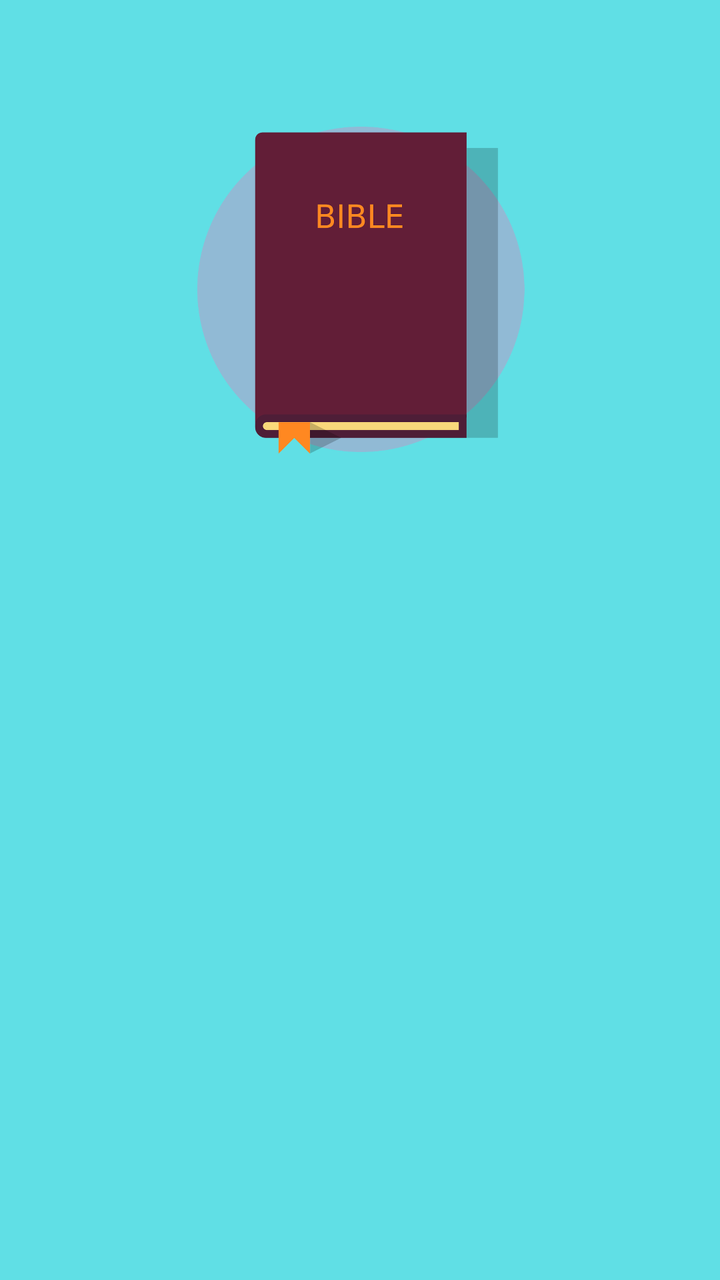
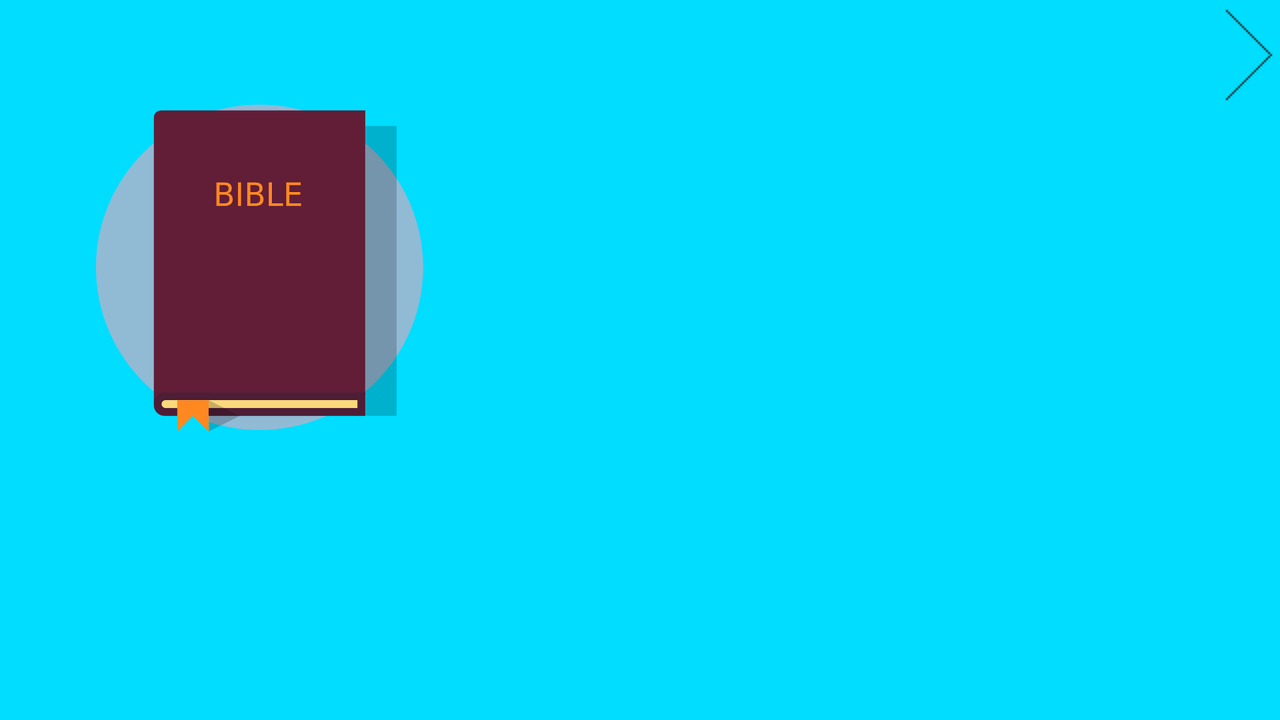

The same Android screen from two of the app's own layout files: first res/layout/ as a phone draws it, then the author's variant for another configuration, drawn on a device whose configuration selects that folder. Both files follow.
<!-- AndroidManifest.xml: application theme AppTheme -->
<!-- res/layout/fragment_hb_home_landing.xml -->
<LinearLayout xmlns:android="http://schemas.android.com/apk/res/android"
    xmlns:tools="http://schemas.android.com/tools"
    android:layout_width="match_parent"
    android:layout_height="wrap_content"
    android:orientation="vertical"
    android:background="@color/tiffanyblue"
    android:layout_marginBottom="30dp"
    tools:context="com.kfive.hopebook.fragments.HbHomeLanding">


    


    <ImageButton
        android:layout_width="wrap_content"
        android:layout_height="wrap_content"
        android:id="@+id/imageButton"
        android:layout_alignParentTop="true"
        android:layout_centerHorizontal="true"
        android:layout_marginTop="62dp"
        android:background="@android:color/transparent"
        android:onClick="onReadBible"
        android:src="@drawable/bible_btn"
        android:layout_gravity="center_horizontal" />




</LinearLayout>
<!-- resources referenced by this layout -->
<resources>
  <color name="tiffanyblue">#60DFE5</color>
  <!-- drawable bible_btn (drawable) -->
  <?xml version="1.0" encoding="utf-8"?>
  <selector xmlns:android="http://schemas.android.com/apk/res/android">
      <item android:state_pressed="true"
          android:drawable="@drawable/hb_bible_btn_pressed" /> 
      <item android:state_focused="true"
          android:drawable="@drawable/hb_bible_btn_pressed" /> 
      <item android:drawable="@drawable/hb_bible_btn_normal" /> 
  </selector>
  <!-- drawable hb_bible_btn_pressed: png bitmap (drawable-hdpi, 22097 bytes) -->
  <!-- drawable hb_bible_btn_normal: png bitmap (drawable-hdpi, 16278 bytes) -->
</resources>
<!-- res/layout-land/fragment_hb_home_landing.xml (the author's variant of the layout above) -->
<!-- drawn on the phone turned sideways -->
<RelativeLayout xmlns:android="http://schemas.android.com/apk/res/android"
    xmlns:tools="http://schemas.android.com/tools"
    android:layout_width="match_parent"
    android:layout_height="match_parent"
    android:background="@android:color/holo_blue_bright"
    tools:context="com.kfive.hopebook.fragments.HbHomeLanding">


    


    <ImageButton
        android:layout_width="wrap_content"
        android:layout_height="wrap_content"
        android:id="@+id/imageButton"
        android:background="@android:color/transparent"
        android:onClick="onReadBible"
        android:src="@drawable/bible_btn"
        android:layout_below="@+id/imageView"
        android:layout_alignParentLeft="true"
        android:layout_alignParentStart="true"
        android:layout_marginLeft="46dp" />

    <ImageView
        android:layout_width="wrap_content"
        android:layout_height="wrap_content"
        android:id="@+id/imageView"
        android:layout_alignParentTop="true"
        android:layout_alignParentRight="true"
        android:layout_alignParentEnd="true"
        android:layout_marginRight="3dp"
        android:layout_marginTop="3dp"
        android:src="@drawable/fleche_right" />

    <ViewFlipper
        android:id="@+id/viewFlipper"
        android:layout_width="fill_parent"
        android:layout_height="fill_parent"
        android:layout_toEndOf="@+id/imageButton"
        android:layout_toRightOf="@+id/imageButton"
        android:layout_alignParentRight="true"
        android:layout_alignParentEnd="true"
        android:layout_alignTop="@+id/imageButton"
        android:layout_alignBottom="@+id/imageButton">

    </ViewFlipper>

</RelativeLayout>
<!-- resources referenced by the variant -->
<!-- as the phone turned sideways resolves them -->
<resources>
  <!-- drawable bible_btn (drawable) -->
  <?xml version="1.0" encoding="utf-8"?>
  <selector xmlns:android="http://schemas.android.com/apk/res/android">
      <item android:state_pressed="true"
          android:drawable="@drawable/hb_bible_btn_pressed" /> 
      <item android:state_focused="true"
          android:drawable="@drawable/hb_bible_btn_pressed" /> 
      <item android:drawable="@drawable/hb_bible_btn_normal" /> 
  </selector>
  <!-- drawable fleche_right: png bitmap (drawable, 2937 bytes) -->
  <!-- drawable hb_bible_btn_pressed: png bitmap (drawable-hdpi, 22097 bytes) -->
  <!-- drawable hb_bible_btn_normal: png bitmap (drawable-hdpi, 16278 bytes) -->
</resources>
